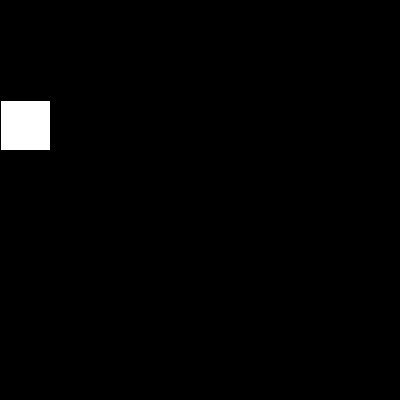
Frame 1 (no input)
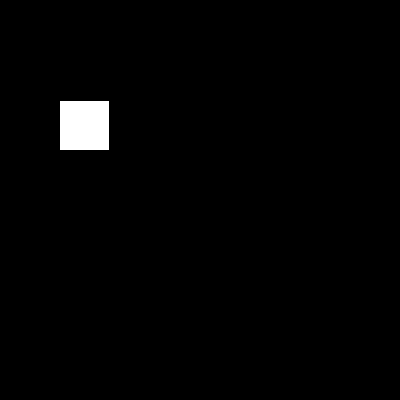
Frame 60 (the mouse pressed at the canvas centre just before this capture)
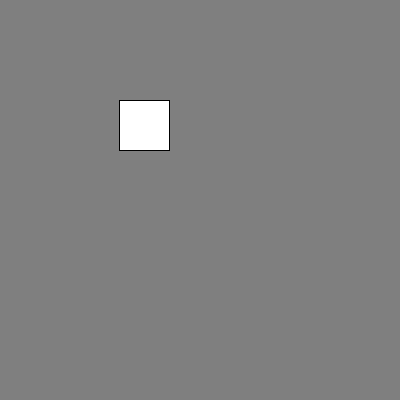
Frame 120 (the mouse held since frame 60 and released just before this capture)

The Processing sketch that drew these frames (run headless with seeded random() and noise(); from frame 60 on, the mouse is pressed at the canvas centre):

// Processing sketch: sketch_190314a
// ── sketch_190314a.pde
int a = 50;
float b;
int x = 0;

void setup() {
  size(400, 400);
}

void draw() {
  b = 255*mouseX/width;
  background(b);
  x=constrain(x, 0, width-a);
  rect(x, 100, a, a);
  x++;
}
